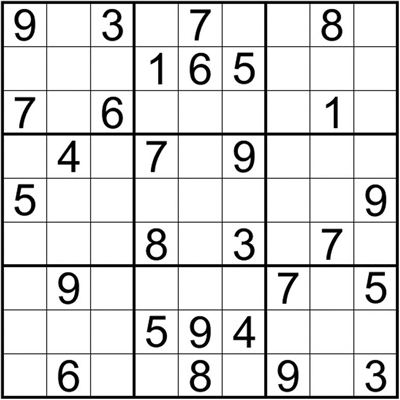
%> input picture 神经网络识别/0000.jpg, 400 x 400 px; its folder holds only this picture in this run
$ octave mainone.m   (GNU Octave 9; MATLAB toolbox functions it lacks are replaced by stand-ins)
%> lines starting %> are read from the running program, lines starting %| are printed output that depends on the picture; in (x1, y1, x2, y2) boxes, pixels count from 0 and x2, y2 are one past the last pixel; in counts of white or black regions, pixels touching at a corner belong together; the program's own positions count from 1
### 神经网络识别/get_feature.m
function [bwz, p] = get_feature(im)
% 计算特征向量
bw = im2bw(im,graythresh(uint16(im)));
bw = ~bw;
[r, c] = find(bw);
rect = [min(c)-1 min(r)-1 max(c)-min(c)+2 max(r)-min(r)+2];
bwt = imcrop(bw, rect);
rate = 70/size(bwt, 1);
rc = round(size(bwt)*rate);
bwt = imresize(bwt, rc, 'bilinear');
if size(bwt, 2) < 50
    bwz = zeros(70, 50);
    ss = round((size(bwz, 2)-size(bwt,2))*0.5);
    tt = round((size(bwz, 1)-size(bwt,1))*0.5);
    bwz(:, ss:ss+size(bwt,2)-1) = bwt;
else
    bwz = imresize(bwt, [70 50], 'bilinear');
end
bwz = logical(bwz);
for k=1:7
    for k2=1:5
        dt=sum(bwz(((k*10-9):(k*10)),((k2*10-9):(k2*10))));
        f((k-1)*5+k2)=sum(dt);
    end
end
f=((100-f)/100);
p = f(:);

### 神经网络识别/GetAllFiles.m
function fileList = GetAllFiles(dirName)
dirData = dir(dirName);      %# Get the data for the current directory
dirIndex = [dirData.isdir];  %# Find the index for directories
fileList = {dirData(~dirIndex).name}';  %'# Get a list of the files
if ~isempty(fileList)
    fileList = cellfun(@(x) fullfile(dirName,x),...  %# Prepend path to files
        fileList,'UniformOutput',false);
end
subDirs = {dirData(dirIndex).name};  %# Get a list of the subdirectories
validIndex = ~ismember(subDirs,{'.','..'});  %# Find index of subdirectories
%#   that are not '.' or '..'
for iDir = find(validIndex)                  %# Loop over valid subdirectories
    nextDir = fullfile(dirName,subDirs{iDir});    %# Get the subdirectory path
    fileList = [fileList; GetAllFiles(nextDir)];  %# Recursively call getAllFiles
end

### 神经网络识别/mainone.m
% * HSV颜色空间转换-->
% * HSV通道分离-->
% * 中值滤波-->
% * 肤色分割（二值化处理）-->
% * 形态学运算-->
% * 轮廓检测及过滤-->
% 轮廓形状匹配
%%%%%%%%增加训练时的图片数量可以提高识别成功率
%%%%%%%%重新建立数据库或增加数据库参考chuli.m文件开头的注释
%%%%%%%%Hu矩库匹配识别成功率比较低
%%%%%%%%本代码匹配时使用的是bp神经识别，Hu矩库以及匹配方法也以建立保留，后续可自行设计Hu矩比对方法
%%%%%%%%%%工作空间准备%%%%%%%%%%
clc
close all
clear all
warning off
%%%%%%%%%%bp神经网络建立%%%%%%%%%%
fd = fullfile(pwd, 'train');
fds = dir(fd);
ts = [];
for i = 1 : length(fds)
    if isequal(fds(i).name, '.') || isequal(fds(i).name, '..')
        continue;
    end
    ts{end+1} = fds(i).name;
end
files = GetAllFiles(fd);
% 提取手势集合的特征向量
db_file = fullfile(pwd, 'VL.mat');
if exist(db_file, 'file')
    load(db_file);
else
    VT = [];
    LT = [];
    for i = 1 : length(files)
        im = imread(files{i});
        [~, v] = get_feature(im);
        % 特征
        VT = [VT v];
        [pn, ~, ~] = fileparts(files{i});
        [~, nm, ~] = fileparts(pn);
        for j = 1 : length(ts)
            if isequal(ts{j}, nm)
                % 标签
                LT = [LT j];
                break;
            end
        end
    end
    save(db_file, 'VT', 'LT','ts');
end
% BP训练
net_file = fullfile(pwd, 'bp_net.mat');
if exist(net_file, 'file')
    load(net_file);
else

    p_train=VT;
    t_train=LT;
    [pn,minp,maxp,tn,mint,maxt] = premnmx(p_train, t_train);
    threshold=minmax(pn);
    net=newff(threshold,[30,20,10,1],{'tansig','tansig','tansig','purelin'},'trainlm');
    net.trainParam.epochs=10000;
    net.trainParam.goal=1e-9;
    net.trainParam.show=50;
    net.trainParam.lr=0.01;
    net=train(net,pn,tn);
    % 存储网络
    save(net_file, 'net', 'minp', 'maxp', 'mint', 'maxt');
end
%%%%%%%%%%测试图片选取%%%%%%%%%%
[fn,pn,fi]=uigetfile('*.*','选择图片');%选择图片
%> the answer given: 0000.jpg
bmp=imread([pn fn]);TT=bmp;%显示原始图像
%> further down, bmp is the input picture: size 400x400x3 uint8; min 0, max 255, mean 222.1
figure(1);subplot(221);imshow(bmp);title('RGB原始图像');
%%%%%%%%%%图像HSV处理%%%%%%%%%%
mysize=size(bmp);
%> mysize = [400 400 3]
if numel(mysize)>2
myhsv=rgb2hsv(bmp);%对图像进行HSV处理
%> myhsv: size 400x400x3 double; mean H, S, V 0, 0, 0.871
h=myhsv(:,:,1);
%> h: size 400x400 double; every value is 0
% h=h*360;
s=myhsv(:,:,2);
% s=s*255;
v=myhsv(:,:,3);
% v=v*255;
subplot(222);imshow(h);title('HSV转化后的H分量');
subplot(223);imshow(s);title('HSV转化后的S分量');
subplot(224);imshow(v);title('HSV转化后的V分量');
%%%%%%%%%%图像中值滤波%%%%%%%%%%
bmp=medfilt2(v,[3,3]);
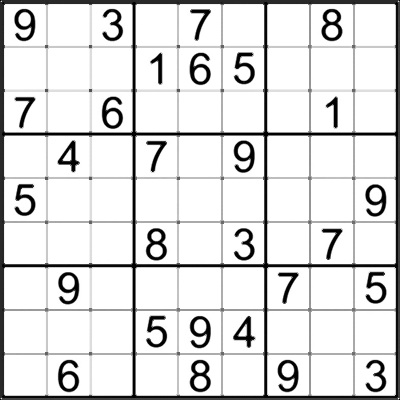
%> bmp: size 400x400 double; min 0, max 1, mean 0.874
figure(2);subplot(221);imshow(bmp);title('中值滤波图像');
%%%%%%%%%%图像二值处理%%%%%%%%%%
A=im2bw(v,0.3);%对图像进行二值化处理
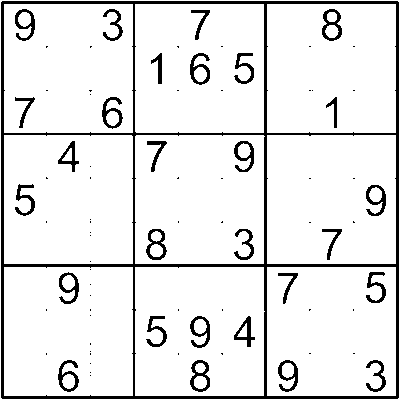
%> A: size 400x400 logical; 90.6% white; 81 black regions (52 under 20 px), largest, box (x1, y1, x2, y2) and area: (1, 1, 399, 399) 8670, (322, 9, 342, 41) 277, (190, 360, 210, 392) 274
%A=imcomplement(A);%对图像进行黑白反转
else
    A=bmp;
end
%%%%%%%%图像二值轮廓提取%%%%%%%%%
B=bwperim(A);%对图像进行二值轮廓提取
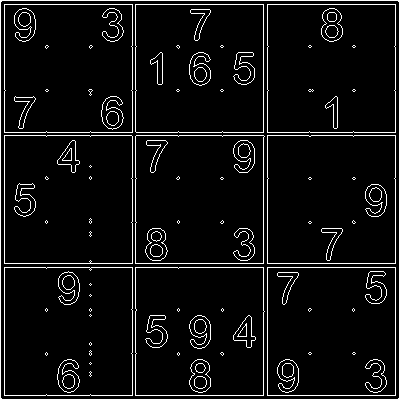
%> B: size 400x400 logical; 6.3% white in thin lines or dots
%%%%%%%%图像做形态学处理%%%%%%%%%
% C=bwareaopen(B,100);
C=bwmorph(A,'open',inf);%对图像进行形态学开操作
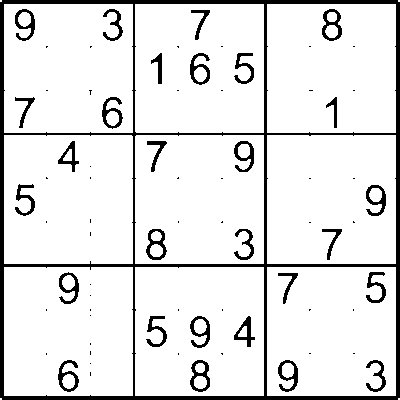
%> C: size 400x400 logical; 89.5% white; 73 black regions (44 under 20 px), largest, box (x1, y1, x2, y2) and area: (0, 0, 400, 400) 10261, (190, 360, 210, 392) 281, (322, 9, 342, 41) 280
C=im2bw(A,0.3);%图像转化为二值化图
subplot(222);imshow(A);title('二值化图像');
subplot(223);imshow(B);title('二值化轮廓');
subplot(224);imshow(C);title('形态学处理');
im=imresize(C,[32,21]);
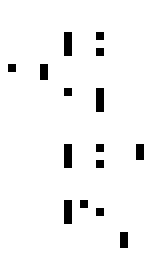
%> im: size 32x21 logical (shown 8 times larger); 96.1% white; black in thin lines or dots, all inside (x1, y1, x2, y2) = (1, 4, 18, 31)
[~, p_test] = get_feature(im);
%> in get_feature, `[r, c] = find(bw);`: r = 26 values from 5 to 31; c = 26 values from 2 to 18
%> in get_feature, `rect = [min(c)-1 min(r)-1 max(c)-min(c)+2 max(r)-min(r)+2];`: rect = [1 4 18 28]
%> in get_feature, `rate = 70/size(bwt, 1);`: rate = 2.41
%> in get_feature, `rc = round(size(bwt)*rate);`: rc = [70 46]
%> in get_feature, `bwt = imresize(bwt, rc, 'bilinear');`:
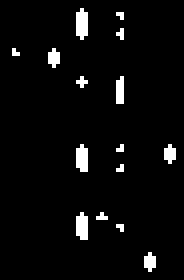
%> bwt: size 70x46 logical (shown 4 times larger); 4% white in thin lines or dots, all inside (x1, y1, x2, y2) = (3, 2, 44, 68)
%> in get_feature, `bwz(:, ss:ss+size(bwt,2)-1) = bwt;`:
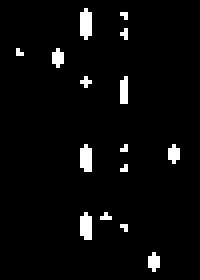
%> bwz: size 70x50 double (shown 4 times larger); values 0 (black) and 1 (white), 3.7% white in thin lines or dots, all inside (x1, y1, x2, y2) = (4, 2, 45, 68)
%> after the loop in get_feature, `for k=1:7`: f = 35 values, max 22 at index 28, min 0 at index 1, mean 3.71
%> in get_feature, `f=((100-f)/100);`: f = 35 values, max 1 at index 1, min 0.78 at index 28, mean 0.963
%> in get_feature, `p = f(:);`: p has the same summary as f
%> p_test has the same summary as f in get_feature
%> (the run ends here)
